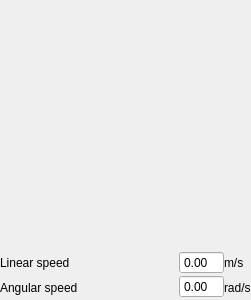
<?xml version="1.0" encoding="UTF-8"?>
<ui version="4.0">
 <class>pal::PalTeleopPanel</class>
 <widget class="QWidget" name="pal::PalTeleopPanel">
  <property name="geometry">
   <rect>
    <x>0</x>
    <y>0</y>
    <width>251</width>
    <height>300</height>
   </rect>
  </property>
  <property name="windowTitle">
   <string>Form</string>
  </property>
  <layout class="QVBoxLayout" name="verticalLayout_4">
   <property name="spacing">
    <number>0</number>
   </property>
   <property name="leftMargin">
    <number>0</number>
   </property>
   <property name="topMargin">
    <number>0</number>
   </property>
   <property name="rightMargin">
    <number>0</number>
   </property>
   <property name="bottomMargin">
    <number>0</number>
   </property>
   <item>
    <layout class="QHBoxLayout" name="horizontalLayout_5">
     <property name="spacing">
      <number>0</number>
     </property>
     <item>
      <widget class="pal::PalJoystick" name="joystick">
       <property name="sizePolicy">
        <sizepolicy hsizetype="Fixed" vsizetype="Fixed">
         <horstretch>0</horstretch>
         <verstretch>0</verstretch>
        </sizepolicy>
       </property>
       <property name="minimumSize">
        <size>
         <width>250</width>
         <height>250</height>
        </size>
       </property>
       <property name="text">
        <string/>
       </property>
      </widget>
     </item>
    </layout>
   </item>
   <item>
    <layout class="QHBoxLayout" name="horizontalLayout">
     <item>
      <layout class="QVBoxLayout" name="verticalLayout_3">
       <item>
        <widget class="QLabel" name="label_2">
         <property name="text">
          <string>Linear speed</string>
         </property>
        </widget>
       </item>
       <item>
        <widget class="QLabel" name="label_3">
         <property name="text">
          <string>Angular speed</string>
         </property>
        </widget>
       </item>
      </layout>
     </item>
     <item>
      <spacer name="horizontalSpacer_2">
       <property name="orientation">
        <enum>Qt::Horizontal</enum>
       </property>
       <property name="sizeHint" stdset="0">
        <size>
         <width>0</width>
         <height>20</height>
        </size>
       </property>
      </spacer>
     </item>
     <item>
      <layout class="QVBoxLayout" name="verticalLayout">
       <item>
        <widget class="QDoubleSpinBox" name="linSpeed">
         <property name="focusPolicy">
          <enum>Qt::NoFocus</enum>
         </property>
         <property name="frame">
          <bool>true</bool>
         </property>
         <property name="readOnly">
          <bool>true</bool>
         </property>
         <property name="buttonSymbols">
          <enum>QAbstractSpinBox::NoButtons</enum>
         </property>
         <property name="minimum">
          <double>-99.000000000000000</double>
         </property>
        </widget>
       </item>
       <item>
        <widget class="QDoubleSpinBox" name="angSpeed">
         <property name="enabled">
          <bool>true</bool>
         </property>
         <property name="focusPolicy">
          <enum>Qt::NoFocus</enum>
         </property>
         <property name="wrapping">
          <bool>false</bool>
         </property>
         <property name="readOnly">
          <bool>true</bool>
         </property>
         <property name="buttonSymbols">
          <enum>QAbstractSpinBox::NoButtons</enum>
         </property>
         <property name="minimum">
          <double>-99.000000000000000</double>
         </property>
        </widget>
       </item>
      </layout>
     </item>
     <item>
      <layout class="QVBoxLayout" name="verticalLayout_2">
       <item>
        <widget class="QLabel" name="label_6">
         <property name="text">
          <string>m/s</string>
         </property>
        </widget>
       </item>
       <item>
        <widget class="QLabel" name="label_7">
         <property name="text">
          <string>rad/s</string>
         </property>
        </widget>
       </item>
      </layout>
     </item>
    </layout>
   </item>
  </layout>
 </widget>
 <customwidgets>
  <customwidget>
   <class>pal::PalJoystick</class>
   <extends>QLabel</extends>
   <header>pal_teleop_rviz_plugins/pal_joystick.h</header>
  </customwidget>
 </customwidgets>
 <resources/>
 <connections/>
</ui>
